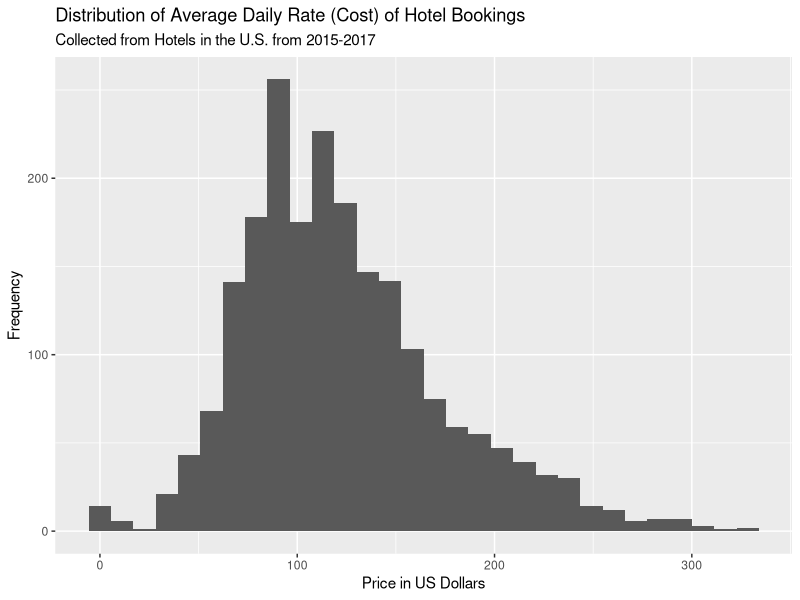
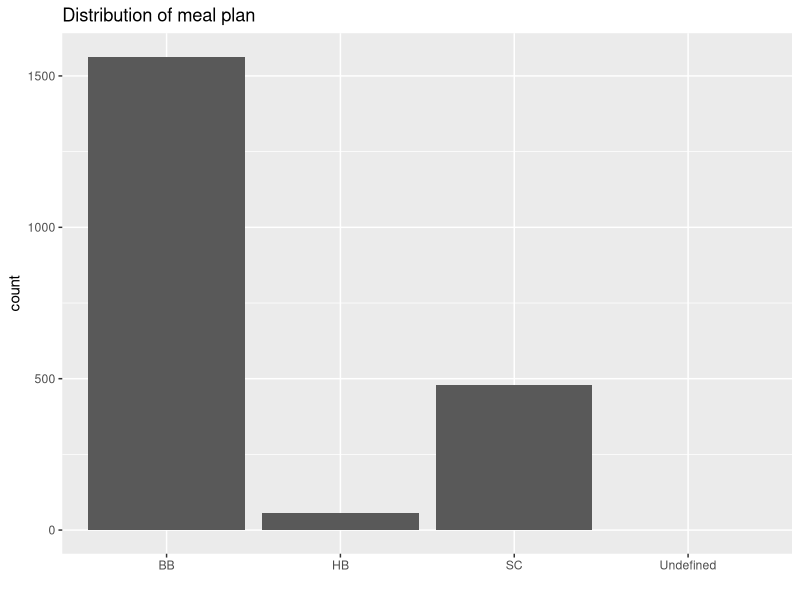
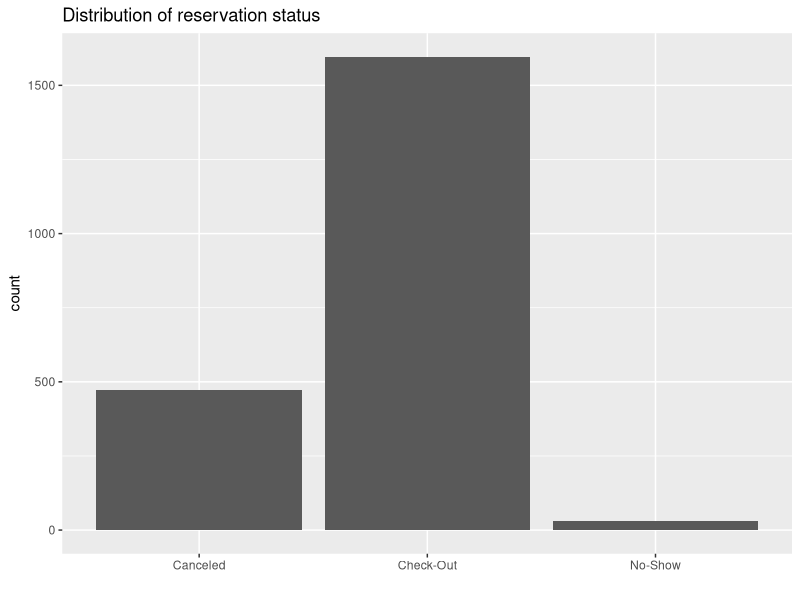

Write the R code that produced these figures, in order.
## ---- chunk 1
knitr::opts_chunk$set(echo = TRUE)
## ---- chunk 2
library(tidyverse)
library(broom)
library(knitr)
## ---- chunk 3
hotels <- read_csv("data/hotels_reduced.csv")
## ---- chunk 4
ggplot(data = hotels, aes(x = adr)) +
  geom_histogram() + 
  labs(x = "Price in US Dollars",
       y = "Frequency", 
       title = "Distribution of Average Daily Rate (Cost) of Hotel Bookings",
       subtitle = "Collected from Hotels in the U.S. from 2015-2017")

## ---- chunk 5
hotels %>%
    summarise(mean = mean(adr), 
              median = median(adr), 
              sd = sd(adr),
              min = min(adr),
              max = max(adr),
              iqr = IQR(adr))
## ---- chunk 6
num_adults <- sum(hotels$adults)
num_children <- sum(hotels$children)
num_babies <- sum(hotels$babies)

tb <- table(num_adults, num_children, num_babies)
kable(tb)
## ---- chunk 7
ggplot(data = hotels, aes(x = meal)) +
geom_bar() +
labs(title = "Distribution of meal plan",
x = "") 
## ---- chunk 8
hotels %>%
  group_by(meal) %>%
  summarise(n = n(), mean = mean(adr), sd = sd(adr)) %>%
  kable(digits = 3)
## ---- chunk 9
ggplot(data = hotels, aes(x = reservation_status)) +
geom_bar() +
labs(title = "Distribution of reservation status",
x = "") 
## ---- chunk 10
hotels %>%
  group_by(hotel) %>%
  summarise(n = n(), mean = mean(adr), sd = sd(adr)) %>%
  kable(digits = 3)
## ---- chunk 11
model <- lm(adr ~  hotel + meal + reservation_status, data = hotels)
tidy(model, conf.int = TRUE) %>%
kable(digits = 3)

## ---- chunk 12

